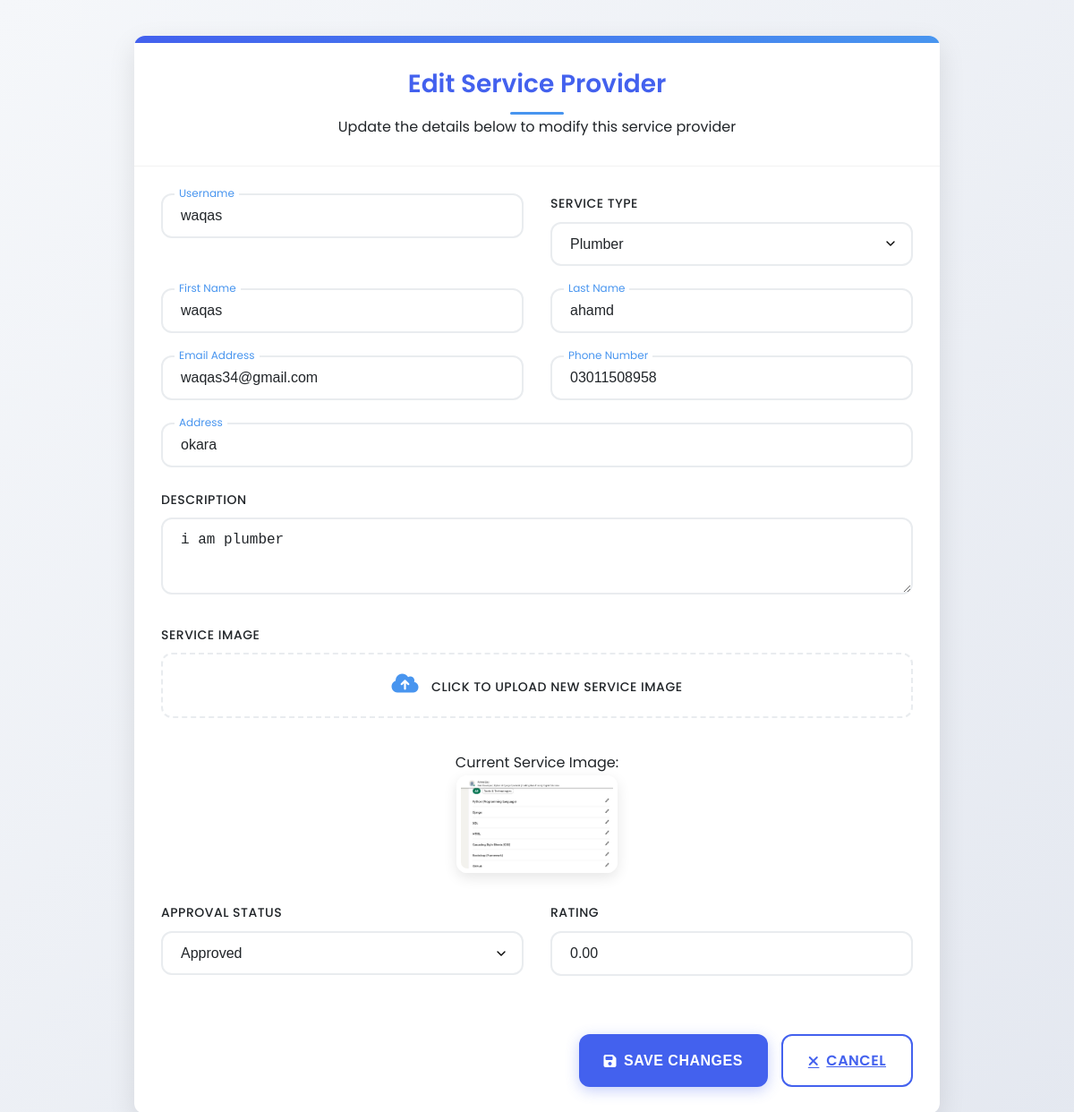
Screenshot of /service-providers/edit/2/ with the database file from the repository.
### smartcity/models.py (models this page shows, shortened)
class ServiceProviderR(models.Model):
    SERVICE_CHOICES = [
        ('plumber', 'Plumber'),
        ('electrician', 'Electrician'),
        ('carpenter', 'Carpenter'),
        ('painter', 'Painter'),
        ('welder', 'Welder'),
        ('cable', 'Cable Provider'),
        ('internet', 'Internet Service'),
        ('groceries', 'Groceries'),
    ]
    username=models.CharField(max_length=100)
    service_image = models.ImageField(upload_to='service_images/')
    servicename = models.CharField(max_length=100, null=False ,choices=SERVICE_CHOICES)
    first_name=models.CharField(max_length=100)
    last_name=models.CharField(max_length=100)
    Phoneno = models.CharField(max_length=11)
    address = models.TextField()
    email=models.EmailField()
    password = models.CharField(max_length=128, null=False)
    is_approved = models.BooleanField(default=False)
    rating = models.DecimalField(max_digits=3, decimal_places=2, default=0.00)
    description = models.TextField(blank=True, null=True)
    is_rejected = models.BooleanField(default=False)
    approval_date = models.DateTimeField(null=True, blank=True)
    def __init__(self, *args, **kwargs):
        super().__init__(*args, **kwargs)
        self._original_is_approved = self.is_approved  # Track approval status changes
    class Meta:
        verbose_name = "Service Provider"
        verbose_name_plural = "Service Providers"
        ordering = ['-id']

### smartcity/views.py (the view, shortened to what this page needs)
# urls.py: path('service-providers/edit/<int:provider_id>/', edit_provider, name='edit_provider'),
def edit_provider(request, provider_id):
    provider = get_object_or_404(ServiceProviderR, id=provider_id)
    service_choices = ServiceProviderR.SERVICE_CHOICES
    context = {
        'provider': provider,
        'service_choices': service_choices
    }
    return render(request, 'edit_provider.html', context)

### smartcity/templates/Edit_provider.html (shortened to what this page needs)
<!DOCTYPE html>
{% load static %}
<html lang="en">
<head>
    <link href="https://cdnjs.cloudflare.com/ajax/libs/font-awesome/6.4.0/css/all.min.css" rel="stylesheet">
    <link rel="stylesheet" href="https://cdnjs.cloudflare.com/ajax/libs/animate.css/4.1.1/animate.min.css">
    <link href="https://unpkg.com/aos@2.3.1/dist/aos.css" rel="stylesheet">
</head>
<body>
    <div class="container" data-aos="fade-up">
        <div class="header">
            <h2>Edit Service Provider</h2>
            <p>Update the details below to modify this service provider</p>
        </div>
        <div class="form-content">
            <form method="POST" enctype="multipart/form-data" id="editProviderForm">
                <div class="form-row">
                    <div class="form-col">
                        <div class="floating-label-group">
                            <input type="text" class="form-control" name="username" value="{{ provider.username }}" required placeholder=" ">
                            <label class="floating-label">Username</label>
                        </div>
                    </div>
                    <div class="form-col">
                        <div class="form-group">
                            <label>Service Type</label>
                            <select class="form-control" name="servicename" required>
                                {% for choice in service_choices %}
                                    <option value="{{ choice.0 }}" {% if provider.servicename == choice.0 %}selected{% endif %}>
                                        {{ choice.1 }}
                                    </option>
                                {% endfor %}
                            </select>
                        </div>
                    </div>
                </div>
                <div class="form-row">
                    <div class="form-col">
                        <div class="floating-label-group">
                            <input type="text" class="form-control" name="first_name" value="{{ provider.first_name }}" required placeholder=" ">
                            <label class="floating-label">First Name</label>
                        </div>
                    </div>
                    <div class="form-col">
                        <div class="floating-label-group">
                            <input type="text" class="form-control" name="last_name" value="{{ provider.last_name }}" required placeholder=" ">
                            <label class="floating-label">Last Name</label>
                        </div>
                    </div>
                </div>
                <div class="form-row">
                    <div class="form-col">
                        <div class="floating-label-group">
                            <input type="email" class="form-control" name="email" value="{{ provider.email }}" required placeholder=" ">
                            <label class="floating-label">Email Address</label>
                        </div>
                    </div>
                    <div class="form-col">
                        <div class="floating-label-group">
                            <input type="tel" class="form-control" name="Phoneno" value="{{ provider.Phoneno }}" required placeholder=" ">
                            <label class="floating-label">Phone Number</label>
                        </div>
                    </div>
                </div>
                <div class="floating-label-group">
                    <input type="text" class="form-control" name="address" value="{{ provider.address }}" required placeholder=" ">
                    <label class="floating-label">Address</label>
                </div>
                <div class="form-group">
                    <label>Description</label>
                    <textarea class="form-control" name="description" rows="3">{{ provider.description }}</textarea>
                </div>
                <div class="form-row">
                    <div class="form-col">
                        <div class="form-group">
                            <label>Service Image</label>
                            <div class="file-input-wrapper">
                                <label class="file-input-label">
                                    <i class="fas fa-cloud-upload-alt"></i>
                                    <span>Click to upload new service image</span>
                                </label>
                            </div>
                            {% if provider.service_image %}
                                <div class="image-preview">
                                    <p class="text-muted">Current Service Image:</p>
                                    <img src="{{ provider.service_image.url }}" alt="Current Service Image" class="animate__animated animate__fadeIn">
                                </div>
                            {% endif %}
                        </div>
                    </div>
                </div>
                <div class="form-row">
                    <div class="form-col">
                        <div class="form-group">
                            <label>Approval Status</label>
                            <select class="form-control" name="is_approved">
                                <option value="true" {% if provider.is_approved %}selected{% endif %}>Approved</option>
                            </select>
                        </div>
                    </div>
                    <div class="form-col">
                        <div class="form-group">
                            <label>Rating</label>
                            <input type="number" class="form-control" name="rating" value="{{ provider.rating }}" step="0.01" min="0" max="5">
                        </div>
                    </div>
                </div>
                <div class="form-actions">
                    <button type="submit" class="btn btn-primary">
                        <i class="fas fa-save"></i> Save Changes
                    </button>
                    <a href="{% url 'service_providers' %}" class="btn btn-secondary">
                        <i class="fas fa-times"></i> Cancel
                    </a>
                </div>
            </form>
        </div>
    </div>
</body>
</html>

### smartcity/templates/Edit_provider.html (style rules this page uses)
:root { --primary-color: #4361ee; --secondary-color: #3f37c9; --accent-color: #4895ef; --light-color: #f8f9fa; --dark-color: #212529; --success-color: #4cc9f0; --warning-color: #f72585; --border-radius: 12px; --box-shadow: 0 10px 30px rgba(0, 0, 0, 0.1); --transition: all 0.3s cubic-bezier(0.25, 0.8, 0.25, 1); }
* { margin: 0; padding: 0; box-sizing: border-box; }
body { font-family: 'Poppins', sans-serif; background: linear-gradient(135deg, #f5f7fa 0%, #e4e8f0 100%); color: var(--dark-color); line-height: 1.7; min-height: 100vh; padding: 40px 20px; }
.container { max-width: 900px; margin: 0 auto; background: white; border-radius: var(--border-radius); box-shadow: var(--box-shadow); overflow: hidden; animation: fadeIn 0.6s ease-out; position: relative; }
.container::before { content: ''; position: absolute; top: 0; left: 0; width: 100%; height: 8px; background: linear-gradient(90deg, var(--primary-color), var(--accent-color)); }
.header { padding: 30px; text-align: center; background: white; border-bottom: 1px solid rgba(0, 0, 0, 0.05); }
.header h2 { color: var(--primary-color); font-size: 28px; font-weight: 600; margin-bottom: 10px; position: relative; display: inline-block; }
.header h2::after { content: ''; position: absolute; bottom: -10px; left: 50%; transform: translateX(-50%); width: 60px; height: 3px; background: var(--accent-color); border-radius: 3px; }
.form-content { padding: 30px; }
.form-row { display: flex; flex-wrap: wrap; margin: 0 -15px; }
.form-col { flex: 1; padding: 0 15px; min-width: 250px; }
.form-group { margin-bottom: 25px; position: relative; }
.form-group label { display: block; margin-bottom: 8px; font-weight: 500; color: var(--dark-color); font-size: 14px; text-transform: uppercase; letter-spacing: 0.5px; }
.form-control { width: 100%; padding: 14px 20px; border: 2px solid #e9ecef; border-radius: var(--border-radius); font-size: 16px; transition: var(--transition); background-color: white; color: var(--dark-color); }
select.form-control { appearance: none; background-repeat: no-repeat; background-position: right 15px center; background-size: 16px; }
.btn { padding: 14px 28px; border-radius: var(--border-radius); font-size: 16px; font-weight: 600; cursor: pointer; transition: var(--transition); border: none; display: inline-flex; align-items: center; justify-content: center; text-transform: uppercase; letter-spacing: 0.5px; }
.btn i { margin-right: 8px; }
.btn-primary { background-color: var(--primary-color); color: white; box-shadow: 0 4px 15px rgba(67, 97, 238, 0.3); }
.btn-secondary { background-color: white; color: var(--primary-color); border: 2px solid var(--primary-color); margin-left: 15px; }
.file-input-wrapper { position: relative; overflow: hidden; display: inline-block; width: 100%; }
.file-input-label { display: flex; align-items: center; justify-content: center; padding: 20px; background: white; border: 2px dashed #e9ecef; border-radius: var(--border-radius); cursor: pointer; transition: var(--transition); text-align: center; color: #6c757d; }
.file-input-label i { font-size: 24px; margin-right: 10px; color: var(--accent-color); }
.image-preview { margin-top: 20px; text-align: center; }
.image-preview img { max-width: 180px; height: auto; border-radius: var(--border-radius); border: 5px solid white; box-shadow: 0 5px 15px rgba(0, 0, 0, 0.1); transition: var(--transition); }
.form-actions { margin-top: 40px; display: flex; justify-content: flex-end; }
.floating-label-group { position: relative; margin-bottom: 25px; }
.floating-label { position: absolute; top: 14px; left: 20px; color: #6c757d; transition: var(--transition); pointer-events: none; background: white; padding: 0 5px; font-size: 16px; }
.form-control:focus + .floating-label, .form-control:not(:placeholder-shown) + .floating-label { top: -10px; left: 15px; font-size: 12px; color: var(--accent-color); background: white; }

### rows the page displays
ServiceProviderR: username "waqas", servicename "Plumber", first_name "waqas", last_name "ahamd", email "waqas34@gmail.com", Phoneno "03011508958", address "okara", description "i am plumber", service_image (picture), is_approved "Approved", rating "0.00"
